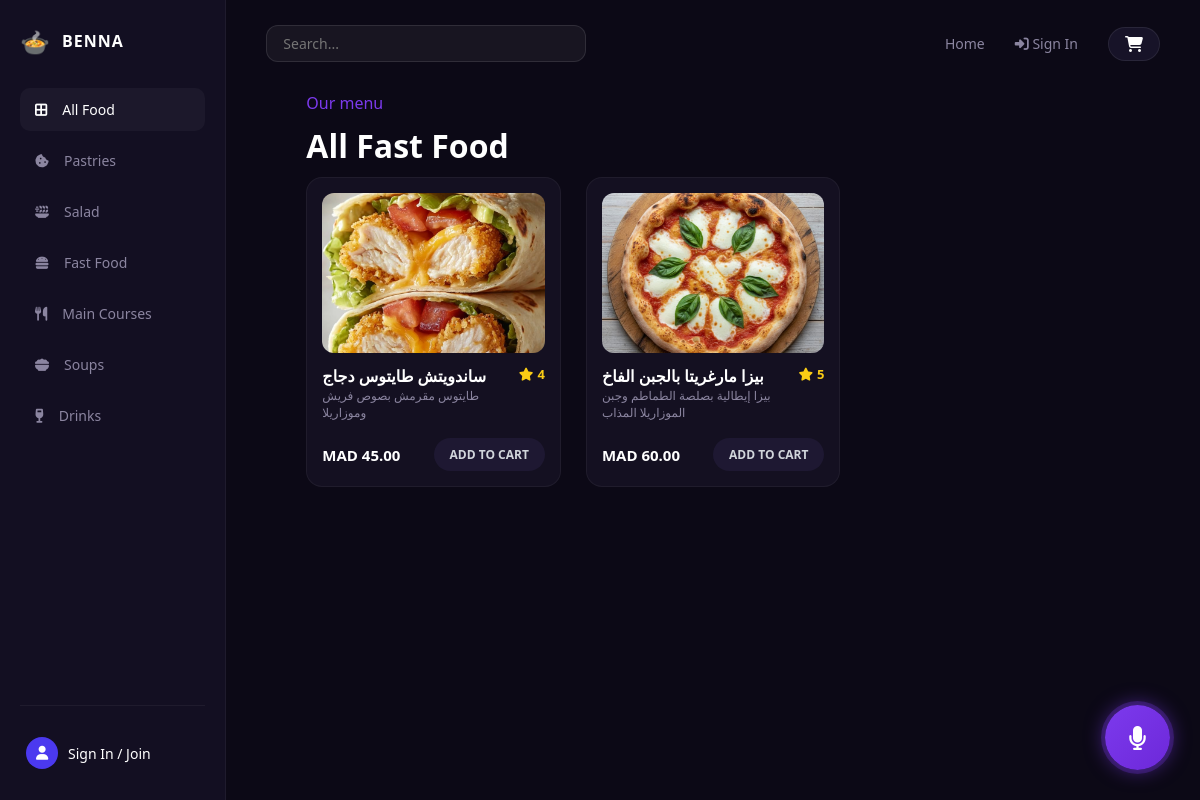
Page /FastFood/ on the committed database.
### product/models.py (models this page shows, shortened)
class FoodItem(models.Model):
  choice = [
      ('Pastries','Pastries'),
      ('Salad','Salad'),
      ('Fast Food','Fast Food'),
      ('Main courses', 'Main courses'),
      ('Soups','Soups'),
      ('Drinks','Drinks'),
  ]
  category = models.CharField(max_length=100, choices=choice)
  name = models.CharField(max_length=200)
  description = models.TextField(blank=True, null=True)
  price = models.DecimalField(max_digits=6, decimal_places=2)
  image = models.ImageField(upload_to='food_images/', blank=True, null=True)
  image2 = models.ImageField(upload_to='food_images/', blank=True, null=True)
  image3 = models.ImageField(upload_to='food_images/', blank=True, null=True)
  image4 = models.ImageField(upload_to='food_images/', blank=True, null=True)
  rating = models.PositiveIntegerField(default=5)
  reviews_count = models.PositiveIntegerField(default=128)
  is_chef_special = models.BooleanField(default=False)

### product/views.py (the view)
# urls.py: path('FastFood/', views.FastFood, name='FastFood'),
def FastFood(request):
    query = request.GET.get('q')
    if query:
        data = FoodItem.objects.filter(
            Q(category='Fast Food') &
            (Q(name__icontains=query) | Q(description__icontains=query))
        )
    else:
        data = FoodItem.objects.filter(category='Fast Food')
    context = {'data': data, 'query': query}
    return render(request, 'pages/FastFood.html', context)

### orders/context_processors.py (called while the page is built)
def cart_unseen_count(request):
    if request.user.is_authenticated:
        count = Order.objects.filter(user=request.user, is_seen=False).count()
        return {'unseen_orders_count': count}
    return {'unseen_orders_count': 0}

### templates/pages/FastFood.html
{% extends 'pages/all.html' %}
{% block more %}
<h1 style="padding:0 0 10px 0;">All Fast Food</h1>
{% endblock more %}

### templates/pages/all.html
{% extends 'base.html' %}
{% load static %}
{% block content %}
<div class="content-body">
    <p style="color:#7c3aed;padding:5px 0 10px 0;">Our menu</p>
    {% block more %}
    {% endblock more %}
    <div class="food-grid">
        {% for x in data %}
        <div class="food-card">
            <a href="{% url 'product_detail' x.id %}" class="food-img-container">
                {% if x.image %}
                    <img src="{{ x.image.url }}" alt="{{ x.name }}">
                {% else %}
                    <img src="{% static 'images/default.png' %}" alt="{{ x.name }}">
                {% endif %}
            </a>
            <div class="food-info">
                <div>
                    <a href="{% url 'product_detail' x.id %}" style="text-decoration: none; color: inherit;">
                        <div class="food-title">{{ x.name }}</div>
                    </a>
                    <div class="food-desc">{{ x.description|truncatechars:50 }}</div>
                </div>
                <div class="food-rating"><i class="fa-solid fa-star"></i> {{ x.rating }}</div>
            </div>
            <div class="food-footer">
                <div class="food-price">MAD {{ x.price }}</div>
                {% if request.user.is_authenticated %}
                    <button class="add-to-cart-btn" type="button" onclick="openCartModal('{{ x.id }}')">
                        ADD TO CART
                    </button>
                {% else %}
                    <a href="{% url 'login' %}?next={{ request.path }}" class="add-to-cart-btn" style="text-decoration: none; display: inline-block; text-align: center;">
                        ADD TO CART
                    </a>
                {% endif %}
            </div>
        </div>
        {% empty %}
            <div class="no-data" style="grid-column: 1 / -1; text-align: center; padding: 40px;">
                <p>No Dishes Available Here Yet!</p>
            </div>
        {% endfor %}
    </div>
</div>
{% endblock content %}

### project/static/css/style.css (style rules this page uses)
* { margin: 0; padding: 0; box-sizing: border-box; font-family: 'Segoe UI', Tahoma, Geneva, Verdana, sans-serif; }
body { background-color: #0c0916; color: #ffffff; display: flex; height: 100vh; overflow: hidden; }
.content-body { padding: 0 40px 40px 40px; }
.food-grid { display: grid; grid-template-columns: repeat(3, 1fr); gap: 25px; }
.food-card { background-color: #141021; border: 1px solid rgba(255, 255, 255, 0.05); border-radius: 16px; overflow: hidden; padding: 15px; display: flex; flex-direction: column; gap: 12px; transition: transform 0.2s; }
.food-img-container { width: 100%; height: 160px; border-radius: 12px; overflow: hidden; background-color: #1e1832; }
.food-img-container img { width: 100%; height: 100%; object-fit: cover; }
.food-info { display: flex; justify-content: space-between; align-items: flex-start; }
.food-title { font-size: 16px; font-weight: 600; color: white; }
.food-rating { display: flex; align-items: center; gap: 4px; font-size: 13px; color: #facc15; font-weight: 600; }
.food-desc { font-size: 12px; color: #8b85a0; }
.food-footer { display: flex; justify-content: space-between; align-items: center; margin-top: 5px; }
.food-price { font-size: 15px; font-weight: bold; color: white; }
.add-to-cart-btn { background-color: #1e1832; color: #d1d5db; border: none; padding: 8px 16px; border-radius: 20px; font-size: 12px; font-weight: 600; cursor: pointer; transition: 0.2s; }

### rows in the picture
FoodItem: image (picture), name "ساندويتش طايتوس دجاج", description "طايتوس مقرمش بصوص فريش وموزاريلا", rating "4", price "45.00"
FoodItem: image (picture), name "بيزا مارغريتا بالجبن الفاخ", description "بيزا إيطالية بصلصة الطماطم وجبن الموزاريلا المذاب", rating "5", price "60.00"
